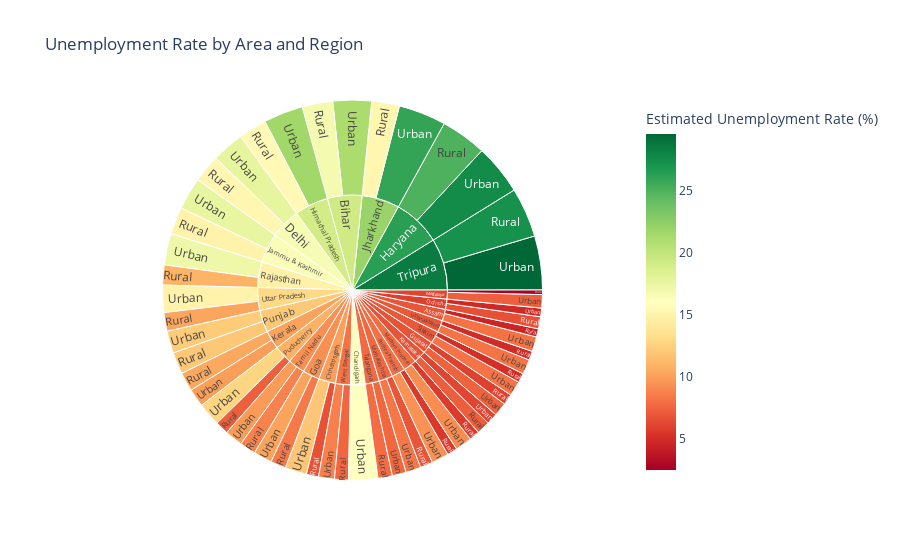

Source (notebook cell):
### Code cell
# Aggregate data before creating sunburst chart
agg_data = data.groupby(['Region', 'Area'])['Estimated Unemployment Rate (%)'].mean().reset_index()

# Sunburst chart for Unemployment Rate by State and Region
fig = px.sunburst(agg_data, path=['Region', 'Area'], values='Estimated Unemployment Rate (%)',
                  color='Estimated Unemployment Rate (%)', 
                  color_continuous_scale='RdYlGn',
                  title='Unemployment Rate by Area and Region')
fig.show()

### Figure 1 — Plotly figure (JSON) as saved in the notebook; plotly's stock layout.template omitted (floating-point values rounded to 4 significant figures)
{"data": [{"branchvalues": "total", "customdata": [[5.526], [4.491], [16.77], [6.629], [15.26], [8.39], [5.917], [25.01], [15.5], [14.95], [15.22], [7.224], [10.34], [5.654], [6.81], [2.475], [6.613], [7.263], [11.92], [10.93], [5.08], [8.776], [7.864], [27.17], [10.21], [4.882], [7.572], [9.428], [8.089], [21.07], [15.99], [11.85], [17.73], [10.16], [7.411], [27.55], [21.58], [17.55], [25.95], [6.128], [9.906], [9.159], [8.305], [7.302], [4.703], [12.75], [12.14], [17.19], [8.153], [9.793], [7.612], [29.53], [14.89], [8.162], [8.677], [7.986], [6.804], [19.16], [15.99], [9.979], [16.59], [9.358], [6.748], [26.34], [19.04], [16.35], [21.98], [6.721], [10.13], [7.821], [7.631], [6.08], [5.819], [10.76], [12.03], [14.76], [6.974], [9.312], [7.74], [28.4], [12.99], [6.935], [8.162]], "domain": {"x": [0, 1], "y": [0, 1]}, "hovertemplate": "labels=%{label}<br>Estimated Unemployment Rate (%)_sum=%{value}<br>parent=%{parent}<br>id=%{id}<br>Estimated Unemployment Rate (%)=%{color}<extra></extra>", "ids": ["Andhra Pradesh/Rural", "Assam/Rural", "Bihar/Rural", "Chhattisgarh/Rural", "Delhi/Rural", "Goa/Rural", "Gujarat/Rural", "Haryana/Rural", "Himachal Pradesh/Rural", "Jammu & Kashmir/Rural", "Jharkhand/Rural", "Karnataka/Rural", "Kerala/Rural", "Madhya Pradesh/Rural", "Maharashtra/Rural", "Meghalaya/Rural", "Odisha/Rural", "Puducherry/Rural", "Punjab/Rural", "Rajasthan/Rural", "Sikkim/Rural", "Tamil Nadu/Rural", "Telangana/Rural", "Tripura/Rural", "Uttar Pradesh/Rural", "Uttarakhand/Rural", "West Bengal/Rural", "Andhra Pradesh/Urban", "Assam/Urban", "Bihar/Urban", "Chandigarh/Urban", "Chhattisgarh/Urban", "Delhi/Urban", "Goa/Urban", "Gujarat/Urban", "Haryana/Urban", "Himachal Pradesh/Urban", "Jammu & Kashmir/Urban", "Jharkhand/Urban", "Karnataka/Urban", "Kerala/Urban", "Madhya Pradesh/Urban", "Maharashtra/Urban", "Meghalaya/Urban", "Odisha/Urban", "Puducherry/Urban", "Punjab/Urban", "Rajasthan/Urban", "Sikkim/Urban", "Tamil Nadu/Urban", "Telangana/Urban", "Tripura/Urban", "Uttar Pradesh/Urban", "Uttarakhand/Urban", "West Bengal/Urban", "Andhra Pradesh", "Assam", "Bihar", "Chandigarh", "Chhattisgarh", "Delhi", "Goa", "Gujarat", "Haryana", "Himachal Pradesh", "Jammu & Kashmir", "Jharkhand", "Karnataka", "Kerala", "Madhya Pradesh", "Maharashtra", "Meghalaya", "Odisha", "Puducherry", "Punjab", "Rajasthan", "Sikkim", "Tamil Nadu", "Telangana", "Tripura", "Uttar Pradesh", "Uttarakhand", "West Bengal"], "labels": ["Rural", "Rural", "Rural", "Rural", "Rural", "Rural", "Rural", "Rural", "Rural", "Rural", "Rural", "Rural", "Rural", "Rural", "Rural", "Rural", "Rural", "Rural", "Rural", "Rural", "Rural", "Rural", "Rural", "Rural", "Rural", "Rural", "Rural", "Urban", "Urban", "Urban", "Urban", "Urban", "Urban", "Urban", "Urban", "Urban", "Urban", "Urban", "Urban", "Urban", "Urban", "Urban", "Urban", "Urban", "Urban", "Urban", "Urban", "Urban", "Urban", "Urban", "Urban", "Urban", "Urban", "Urban", "Urban", "Andhra Pradesh", "Assam", "Bihar", "Chandigarh", "Chhattisgarh", "Delhi", "Goa", "Gujarat", "Haryana", "Himachal Pradesh", "Jammu & Kashmir", "Jharkhand", "Karnataka", "Kerala", "Madhya Pradesh", "Maharashtra", "Meghalaya", "Odisha", "Puducherry", "Punjab", "Rajasthan", "Sikkim", "Tamil Nadu", "Telangana", "Tripura", "Uttar Pradesh", "Uttarakhand", "West Bengal"], "marker": {"coloraxis": "coloraxis", "colors": [5.526, 4.491, 16.77, 6.629, 15.26, 8.39, 5.917, 25.01, 15.5, 14.95, 15.22, 7.224, 10.34, 5.654, 6.81, 2.475, 6.613, 7.263, 11.92, 10.93, 5.08, 8.776, 7.864, 27.17, 10.21, 4.882, 7.572, 9.428, 8.089, 21.07, 15.99, 11.85, 17.73, 10.16, 7.411, 27.55, 21.58, 17.55, 25.95, 6.128, 9.906, 9.159, 8.305, 7.302, 4.703, 12.75, 12.14, 17.19, 8.153, 9.793, 7.612, 29.53, 14.89, 8.162, 8.677, 7.986, 6.804, 19.16, 15.99, 9.979, 16.59, 9.358, 6.748, 26.34, 19.04, 16.35, 21.98, 6.721, 10.13, 7.821, 7.631, 6.08, 5.819, 10.76, 12.03, 14.76, 6.974, 9.312, 7.74, 28.4, 12.99, 6.935, 8.162]}, "name": "", "parents": ["Andhra Pradesh", "Assam", "Bihar", "Chhattisgarh", "Delhi", "Goa", "Gujarat", "Haryana", "Himachal Pradesh", "Jammu & Kashmir", "Jharkhand", "Karnataka", "Kerala", "Madhya Pradesh", "Maharashtra", "Meghalaya", "Odisha", "Puducherry", "Punjab", "Rajasthan", "Sikkim", "Tamil Nadu", "Telangana", "Tripura", "Uttar Pradesh", "Uttarakhand", "West Bengal", "Andhra Pradesh", "Assam", "Bihar", "Chandigarh", "Chhattisgarh", "Delhi", "Goa", "Gujarat", "Haryana", "Himachal Pradesh", "Jammu & Kashmir", "Jharkhand", "Karnataka", "Kerala", "Madhya Pradesh", "Maharashtra", "Meghalaya", "Odisha", "Puducherry", "Punjab", "Rajasthan", "Sikkim", "Tamil Nadu", "Telangana", "Tripura", "Uttar Pradesh", "Uttarakhand", "West Bengal", "", "", "", "", "", "", "", "", "", "", "", "", "", "", "", "", "", "", "", "", "", "", "", "", "", "", "", ""], "type": "sunburst", "values": [5.526, 4.491, 16.77, 6.629, 15.26, 8.39, 5.917, 25.01, 15.5, 14.95, 15.22, 7.224, 10.34, 5.654, 6.81, 2.475, 6.613, 7.263, 11.92, 10.93, 5.08, 8.776, 7.864, 27.17, 10.21, 4.882, 7.572, 9.428, 8.089, 21.07, 15.99, 11.85, 17.73, 10.16, 7.411, 27.55, 21.58, 17.55, 25.95, 6.128, 9.906, 9.159, 8.305, 7.302, 4.703, 12.75, 12.14, 17.19, 8.153, 9.793, 7.612, 29.53, 14.89, 8.162, 8.677, 14.95, 12.58, 37.84, 15.99, 18.48, 32.99, 18.55, 13.33, 52.57, 37.08, 32.5, 41.17, 13.35, 20.25, 14.81, 15.12, 9.777, 11.32, 20.01, 24.06, 28.12, 13.23, 18.57, 15.48, 56.7, 25.1, 13.04, 16.25]}], "layout": {"coloraxis": {"colorbar": {"title": {"text": "Estimated Unemployment Rate (%)"}}, "colorscale": [[0, "rgb(165,0,38)"], [0.1, "rgb(215,48,39)"], [0.2, "rgb(244,109,67)"], [0.3, "rgb(253,174,97)"], [0.4, "rgb(254,224,139)"], [0.5, "rgb(255,255,191)"], [0.6, "rgb(217,239,139)"], [0.7, "rgb(166,217,106)"], [0.8, "rgb(102,189,99)"], [0.9, "rgb(26,152,80)"], [1, "rgb(0,104,55)"]]}, "legend": {"tracegroupgap": 0}, "title": {"text": "Unemployment Rate by Area and Region"}}}
